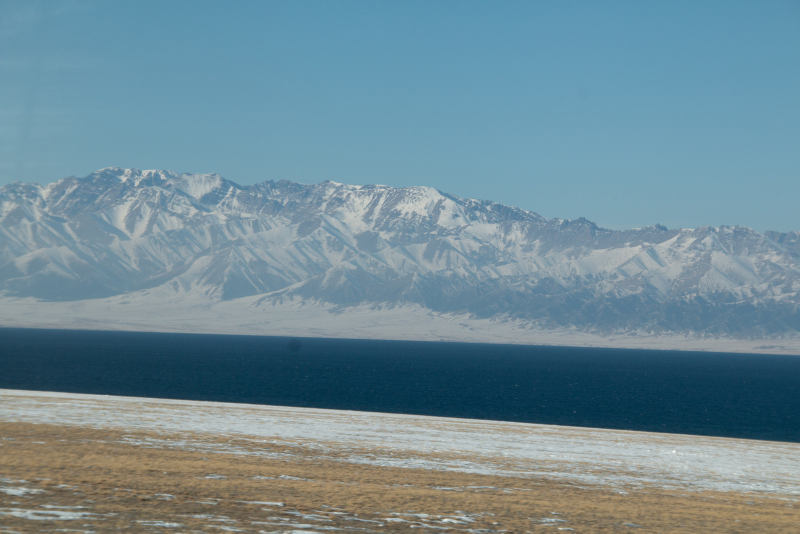
#> input picture examples/IMG_3936/original.jpg, 1600 x 1067 px, given in place of IMG_3936, which was not available (shown at 1/2 size)
$ python inspection_images.py ../examples/IMG_3936 --out out.png
#> lines starting #> are read from the running program, lines starting #| are printed output that depends on the picture; pictures that were not available may be replaced by others from this repository, and a replacement may not be noted
#> in main, `sheet = Image.new('RGB', (cols*cell_w, 40+math.ceil(len(args.photos)/c..`: sheet: PIL image 1200x470 RGB; every value is 32
"""Read-only visual inspection aids. These are never retouched deliverables."""
import argparse
import hashlib
import json
import math
from pathlib import Path
from PIL import Image, ImageDraw, ImageOps


def load(path):
    if '.downloading' in path.name:
        raise ValueError('Download is not complete')
    with Image.open(path) as im:
#> im is the input picture: PIL image 1600x1067 RGB; mean R, G, B 110.5, 138.7, 149.8
        return ImageOps.exif_transpose(im).convert('RGB'), im.info.get('icc_profile')


def main():
    p = argparse.ArgumentParser()
    p.add_argument('photos', nargs='+', type=Path)
    p.add_argument('--out', required=True, type=Path)
    p.add_argument('--bounds', nargs=4, type=int, help='Exact native pixel crop; requires one input')
    args = p.parse_args()
    if args.out.exists():
        raise FileExistsError('Use a new inspection path')
    args.out.parent.mkdir(parents=True, exist_ok=True)
    records = []
    if args.bounds:
        if len(args.photos) != 1:
            raise ValueError('One photograph per native detail crop')
        im, profile = load(args.photos[0])
        x0, y0, x1, y1 = args.bounds
        if not (0 <= x0 < x1 <= im.width and 0 <= y0 < y1 <= im.height):
            raise ValueError('Crop outside oriented native image')
        im.crop(args.bounds).save(args.out, icc_profile=profile)
        records.append({'file': str(args.photos[0].resolve()), 'bounds': args.bounds,
                        'native_size': list(im.size), 'resampled': False})
    else:
        cell_w, cell_h, cols = 600, 430, 2
        sheet = Image.new('RGB', (cols*cell_w, 40+math.ceil(len(args.photos)/cols)*cell_h), '#202020')
        draw = ImageDraw.Draw(sheet)
        draw.text((12, 12), 'INSPECTION ONLY - scaled overview; focus needs native detail review', fill='white')
        for i, path in enumerate(args.photos):
            im, _ = load(path)
            size = im.size
#> size = (1600, 1067)
            im.thumbnail((cell_w-20, cell_h-45))
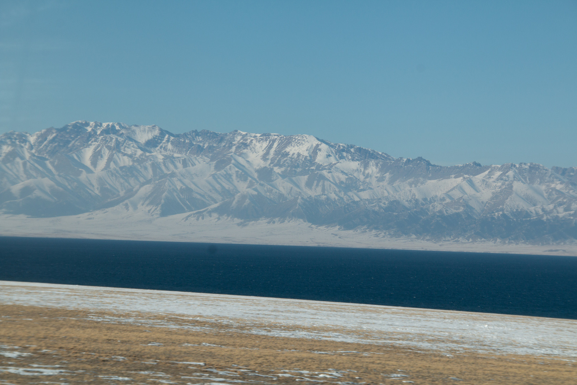
#> im: PIL image 577x385 RGB; mean R, G, B 110.5, 138.7, 149.8
            x, y = (i % cols)*cell_w, 40+(i // cols)*cell_h
            sheet.paste(im, (x+(cell_w-im.width)//2, y+(cell_h-35-im.height)//2))
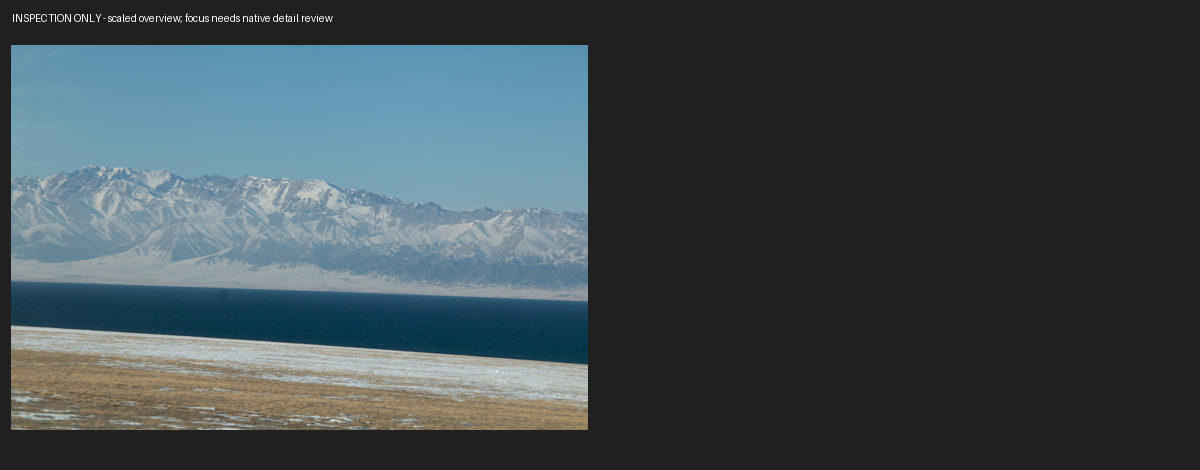
#> sheet: PIL image 1200x470 RGB; mean R, G, B 63.2, 74.3, 78.7
            draw.text((x+12, y+cell_h-25), f'{path.name} | {size[0]}x{size[1]}', fill='white')
            records.append({'file': str(path.resolve()), 'native_size': list(size), 'resampled': True})
        sheet.save(args.out)
    for record in records:
        record['sha256'] = hashlib.sha256(Path(record['file']).read_bytes()).hexdigest()
    args.out.with_suffix('.inspection.json').write_text(json.dumps(
        {'purpose': 'inspection only; never a final photograph', 'inputs': records},
        ensure_ascii=False, indent=2), encoding='utf-8')
    print(json.dumps({'inspection': str(args.out.resolve()), 'photos': len(records)}, ensure_ascii=False))


if __name__ == '__main__':
#> (the run stopped early here; a loop or call above may not have finished)

$ run again, on examples/IMG_3936/v2.jpg
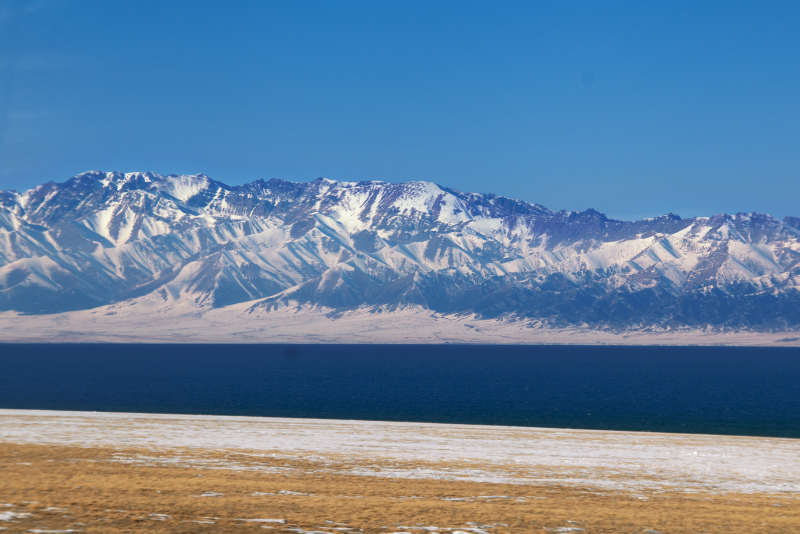
#> input picture examples/IMG_3936/v2.jpg, 1600 x 1067 px, given in place of IMG_3936, which was not available (shown at 1/2 size)
#> in load, im is the input picture: PIL image 1600x1067 RGB; mean R, G, B 98.4, 128.7, 158.3
#> in main, `im.thumbnail((cell_w-20, cell_h-45))`:
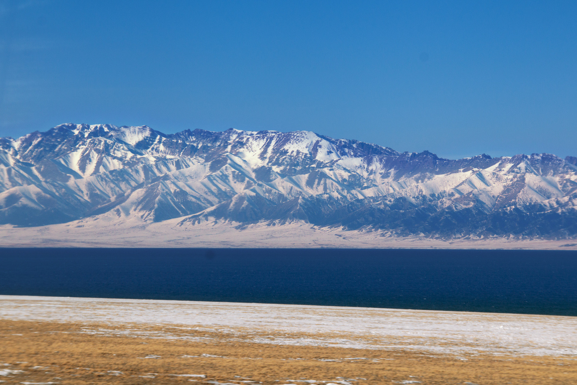
#> im: PIL image 577x385 RGB; mean R, G, B 98.4, 128.7, 158.3
#> in main, `sheet.paste(im, (x+(cell_w-im.width)//2, y+(cell_h-35-im.height)//2))`:
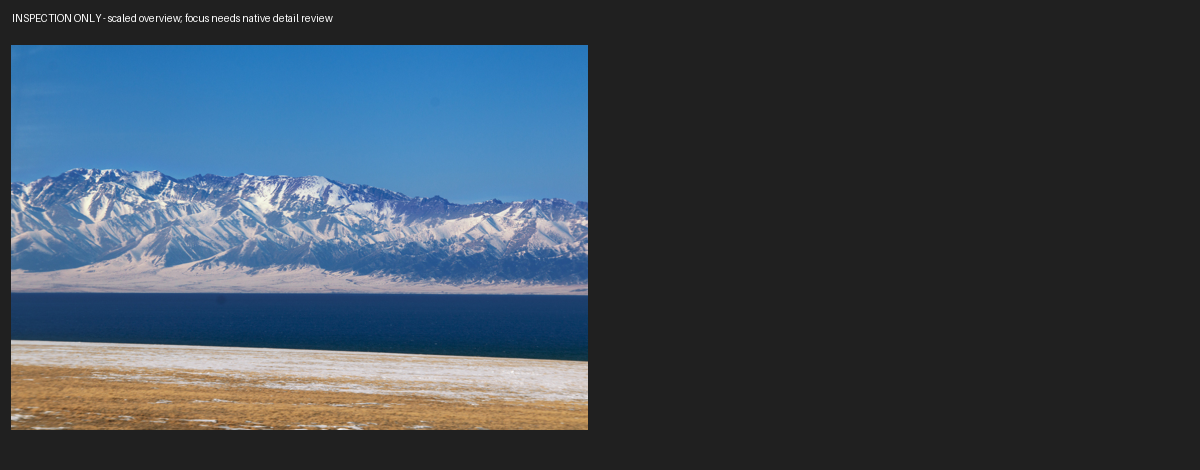
#> sheet: PIL image 1200x470 RGB; mean R, G, B 58.4, 70.4, 82
